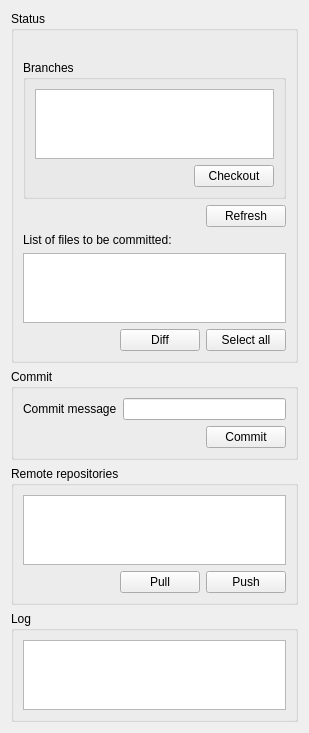
<?xml version="1.0" encoding="UTF-8"?>
<ui version="4.0">
 <class>Form</class>
 <widget class="QWidget" name="Form">
  <property name="geometry">
   <rect>
    <x>0</x>
    <y>0</y>
    <width>309</width>
    <height>628</height>
   </rect>
  </property>
  <property name="windowTitle">
   <string>Git</string>
  </property>
  <layout class="QVBoxLayout" name="verticalLayout">
   <item>
    <widget class="QGroupBox" name="groupStatus">
     <property name="title">
      <string>Status</string>
     </property>
     <layout class="QVBoxLayout" name="verticalLayout_2">
      <item>
       <widget class="QLabel" name="labelStatus">
        <property name="text">
         <string/>
        </property>
       </widget>
      </item>
      <item>
        <widget class="QGroupBox" name="groupBox_3">
          <property name="title">
            <string>Branches</string>
          </property>
          <layout class="QVBoxLayout" name="verticalLayout_4">
            <item>
            <widget class="QListWidget" name="listBranches"/>
            </item>
            <item>
            <layout class="QHBoxLayout" name="horizontalLayout_5">
              <item>
              <spacer name="horizontalSpacer_4">
                <property name="orientation">
                <enum>Qt::Horizontal</enum>
                </property>
                <property name="sizeHint" stdset="0">
                <size>
                  <width>40</width>
                  <height>20</height>
                </size>
                </property>
              </spacer>
              </item>
              <item>
              <widget class="QPushButton" name="buttonCheckout">
                <property name="text">
                <string>Checkout</string>
                </property>
              </widget>
              </item>
            </layout>
            </item>
          </layout>
        </widget>
      </item>
      <item>
       <layout class="QHBoxLayout" name="horizontalLayout_2">
        <item>
         <spacer name="horizontalSpacer_2">
          <property name="orientation">
           <enum>Qt::Horizontal</enum>
          </property>
          <property name="sizeHint" stdset="0">
           <size>
            <width>40</width>
            <height>20</height>
           </size>
          </property>
         </spacer>
        </item>
        <item>
         <widget class="QPushButton" name="buttonRefresh">
          <property name="text">
           <string>Refresh</string>
          </property>
         </widget>
        </item>
       </layout>
      </item>
      <item>
       <widget class="QLabel" name="label">
        <property name="text">
         <string>List of files to be committed:</string>
        </property>
       </widget>
      </item>
      <item>
       <widget class="QListWidget" name="listFiles">
        <property name="selectionMode">
         <enum>QAbstractItemView::MultiSelection</enum>
        </property>
       </widget>
      </item>
      <item>
       <layout class="QHBoxLayout" name="horizontalLayout">
        <item>
         <spacer name="horizontalSpacer">
          <property name="orientation">
           <enum>Qt::Horizontal</enum>
          </property>
          <property name="sizeHint" stdset="0">
           <size>
            <width>40</width>
            <height>20</height>
           </size>
          </property>
         </spacer>
        </item>
        <item>
         <widget class="QPushButton" name="buttonDiff">
          <property name="text">
           <string>Diff</string>
          </property>
         </widget>
        </item>
        <item>
         <widget class="QPushButton" name="buttonSelectAll">
          <property name="text">
           <string>Select all</string>
          </property>
         </widget>
        </item>
       </layout>
      </item>
     </layout>
    </widget>
   </item>
   <item>
    <widget class="QGroupBox" name="groupCommit">
     <property name="title">
      <string>Commit</string>
     </property>
     <layout class="QVBoxLayout" name="verticalLayout_3">
      <item>
       <layout class="QHBoxLayout" name="horizontalLayout_3">
        <item>
         <widget class="QLabel" name="label_2">
          <property name="text">
           <string>Commit message</string>
          </property>
         </widget>
        </item>
        <item>
         <widget class="QLineEdit" name="editMessage"/>
        </item>
       </layout>
      </item>
      <item>
       <layout class="QHBoxLayout" name="horizontalLayout_4">
        <item>
         <spacer name="horizontalSpacer_3">
          <property name="orientation">
           <enum>Qt::Horizontal</enum>
          </property>
          <property name="sizeHint" stdset="0">
           <size>
            <width>40</width>
            <height>20</height>
           </size>
          </property>
         </spacer>
        </item>
        <item>
         <widget class="QPushButton" name="buttonCommit">
          <property name="text">
           <string>Commit</string>
          </property>
         </widget>
        </item>
       </layout>
      </item>
     </layout>
    </widget>
   </item>
   <item>
    <widget class="QGroupBox" name="groupBox_2">
     <property name="title">
      <string>Remote repositories</string>
     </property>
     <layout class="QVBoxLayout" name="verticalLayout_4">
      <item>
       <widget class="QListWidget" name="listRepos"/>
      </item>
      <item>
       <layout class="QHBoxLayout" name="horizontalLayout_5">
        <item>
         <spacer name="horizontalSpacer_4">
          <property name="orientation">
           <enum>Qt::Horizontal</enum>
          </property>
          <property name="sizeHint" stdset="0">
           <size>
            <width>40</width>
            <height>20</height>
           </size>
          </property>
         </spacer>
        </item>
        <item>
         <widget class="QPushButton" name="buttonPull">
          <property name="text">
           <string>Pull</string>
          </property>
         </widget>
        </item>
        <item>
         <widget class="QPushButton" name="buttonPush">
          <property name="text">
           <string>Push</string>
          </property>
         </widget>
        </item>
       </layout>
      </item>
     </layout>
    </widget>
   </item>
   <item>
    <widget class="QGroupBox" name="groupBox">
     <property name="title">
      <string>Log</string>
     </property>
     <layout class="QVBoxLayout" name="verticalLayout_5">
      <item>
       <widget class="QListWidget" name="logView"/>
      </item>
     </layout>
    </widget>
   </item>
  </layout>
 </widget>
 <resources/>
 <connections/>
</ui>
